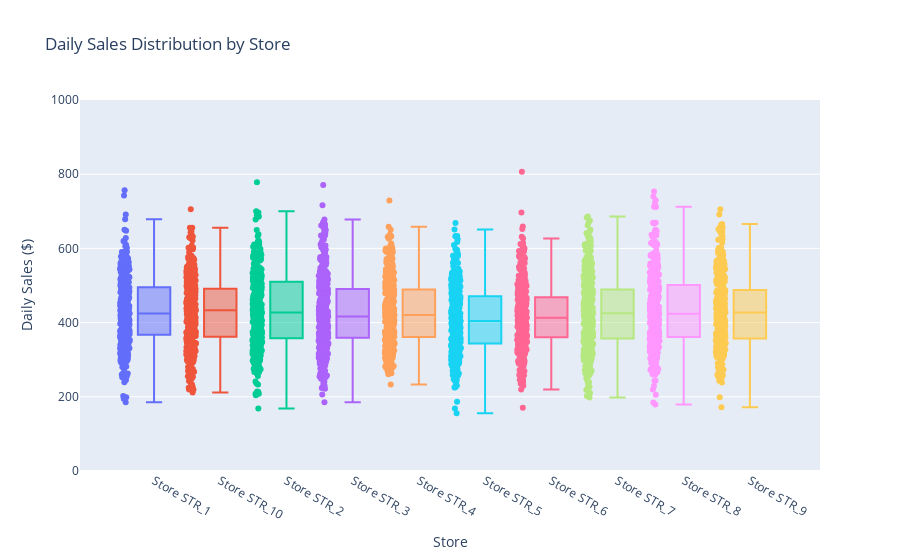

Source (notebook cell):
### Markdown cell above
# 2 Daily Sales Distribution

### Code cell
fig = go.Figure()

for store in daily_sales['Store_Number'].unique():
    store_data = daily_sales[daily_sales['Store_Number'] == store]
    fig.add_trace(go.Box(
        y=store_data['Price'],
        name=f'Store {store}',
        boxpoints='all',
        jitter=0.3,
        pointpos=-1.8
    ))

fig.update_layout(
    title='Daily Sales Distribution by Store',
    yaxis_title='Daily Sales ($)',
    xaxis_title='Store',
    showlegend=False,
    hovermode='closest',
    yaxis=dict(
        range=[0, round(daily_sales['Price'].max() * 1.25 , -2)],  # Set your range based on the data
        title='Daily Sales ($)'
    )
)

fig.show()

### Figure 1 — Plotly figure (JSON) as saved in the notebook; plotly's stock layout.template omitted (floating-point values rounded to 4 significant figures; data arrays with more than 128 entries replaced by an {"elided": "..."} marker saying what was removed)
{"data": [{"boxpoints": "all", "jitter": 0.3, "name": "Store STR_1", "pointpos": -1.8, "type": "box", "y": {"elided": "366 float values"}}, {"boxpoints": "all", "jitter": 0.3, "name": "Store STR_10", "pointpos": -1.8, "type": "box", "y": {"elided": "366 float values"}}, {"boxpoints": "all", "jitter": 0.3, "name": "Store STR_2", "pointpos": -1.8, "type": "box", "y": {"elided": "366 float values"}}, {"boxpoints": "all", "jitter": 0.3, "name": "Store STR_3", "pointpos": -1.8, "type": "box", "y": {"elided": "366 float values"}}, {"boxpoints": "all", "jitter": 0.3, "name": "Store STR_4", "pointpos": -1.8, "type": "box", "y": {"elided": "366 float values"}}, {"boxpoints": "all", "jitter": 0.3, "name": "Store STR_5", "pointpos": -1.8, "type": "box", "y": {"elided": "366 float values"}}, {"boxpoints": "all", "jitter": 0.3, "name": "Store STR_6", "pointpos": -1.8, "type": "box", "y": {"elided": "366 float values"}}, {"boxpoints": "all", "jitter": 0.3, "name": "Store STR_7", "pointpos": -1.8, "type": "box", "y": {"elided": "366 float values"}}, {"boxpoints": "all", "jitter": 0.3, "name": "Store STR_8", "pointpos": -1.8, "type": "box", "y": {"elided": "366 float values"}}, {"boxpoints": "all", "jitter": 0.3, "name": "Store STR_9", "pointpos": -1.8, "type": "box", "y": {"elided": "366 float values"}}], "layout": {"hovermode": "closest", "showlegend": false, "title": {"text": "Daily Sales Distribution by Store"}, "xaxis": {"title": {"text": "Store"}}, "yaxis": {"range": [0, 1000], "title": {"text": "Daily Sales ($)"}}}}
